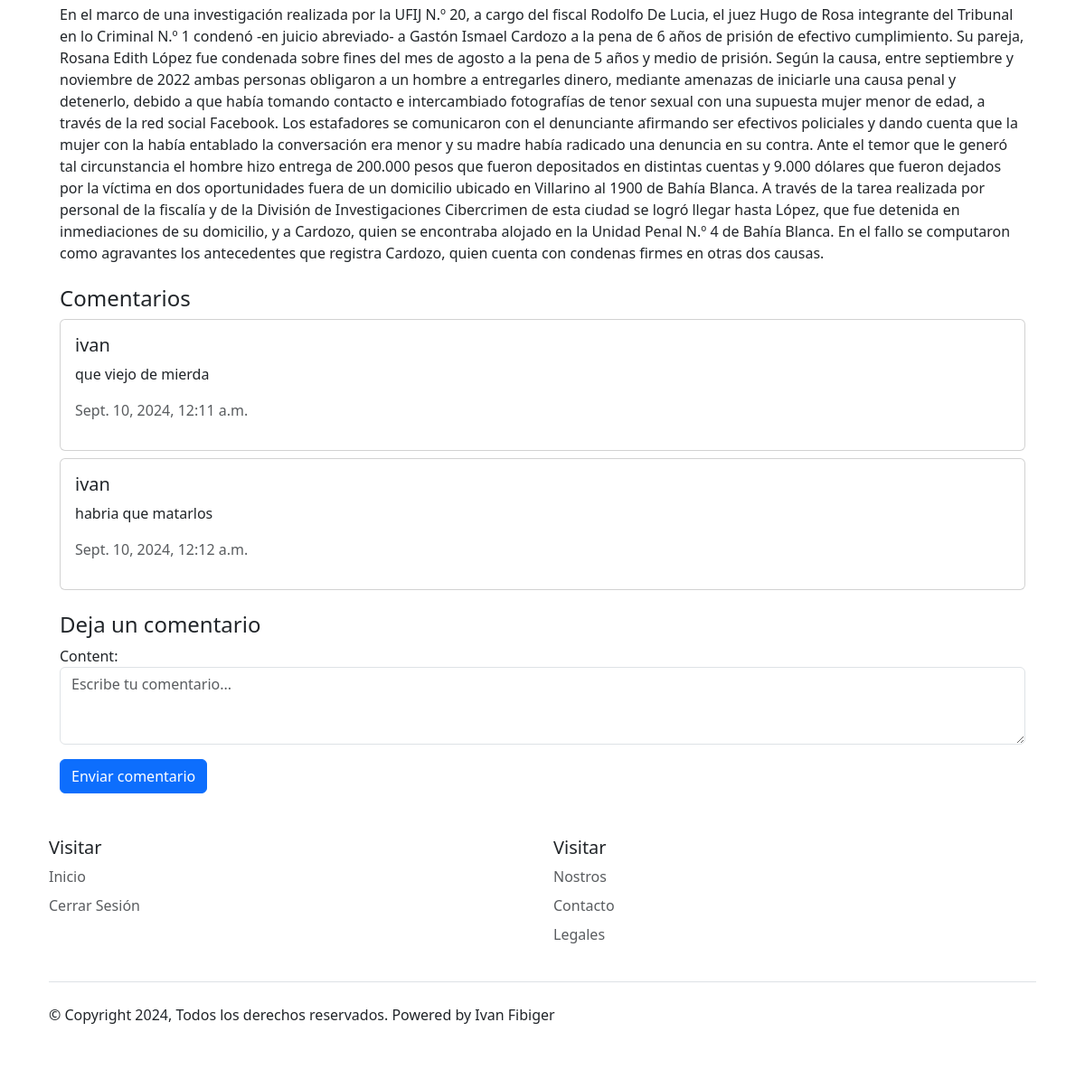
The app's page /article/1/ (signed in, lower part), older data.
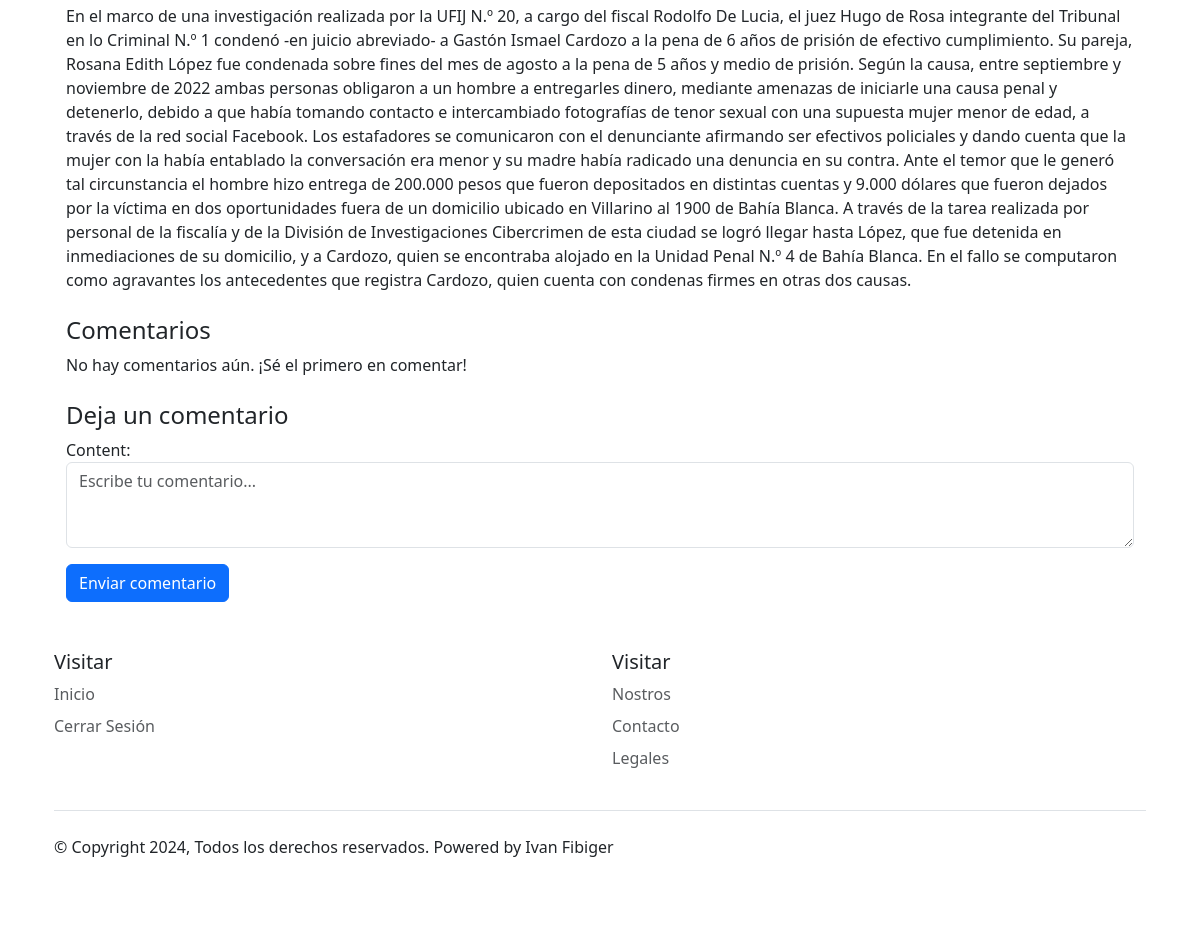
The same page, newer data.
### core/models.py (models this page shows, shortened)
class Article(models.Model):
    title = models.CharField(max_length=250)
    lead = models.TextField(null=True)
    body = models.TextField()
    media = models.FileField(upload_to='media/', null=True, blank=True)
    media_footer = models.CharField(max_length=250, blank=True)
    author = models.ForeignKey(User, on_delete=models.CASCADE, related_name='articles')
    category = models.ForeignKey(Category, on_delete=models.CASCADE)
    published_date = models.DateTimeField(auto_now_add=True)
    updated_date = models.DateTimeField(auto_now=True)
    is_featured = models.BooleanField(default=False)
    is_important = models.BooleanField(default=False)
    class Meta:
        ordering = ['-published_date']

class Comment(models.Model):
    article = models.ForeignKey(Article, on_delete=models.CASCADE, related_name='comments')
    user = models.ForeignKey(User, on_delete=models.CASCADE)
    content = models.TextField()
    created_date = models.DateTimeField(auto_now_add=True)

class User(AbstractUser):
    pass

### core/views.py (the view, shortened to what this page needs)
# urls.py: path('article/<int:pk>/', views.article_detail_view, name='article_detail'),
@login_required(login_url='iniciar_sesion')
def article_detail_view(request, pk):
    article = get_object_or_404(Article, pk=pk)
    comments = article.comments.all()
    form = CommentForm()
    context = {
        'article_detail': article,
        'comments': comments,
        'form': form,
    }
    return render(request, 'articulo.html', context)

### core/forms.py
class CommentForm(forms.ModelForm):
    class Meta:
        model = Comment
        fields = ['content']  # Solo necesitas el contenido del comentario
        widgets = {
            'content': forms.Textarea(attrs={'class': 'form-control', 'rows': 3, 'placeholder': 'Escribe tu comentario...'}),
        }

### core/models.py (called while the page is built)
    def __str__(self):
        return self.name

### core/templates/articulo.html (shortened to what this page needs)
{% extends 'base.html' %}
{% block content %}
  <div class="container-fluid">
    <main class="mt-4">
      <div class="container">
        <p class="mt-4">{{ article_detail.body }}</p>
        <div class="mt-4">
          <h4>Comentarios</h4>
          {% for comment in comments %}
            <div class="card mb-2">
              <div class="card-body">
                <h5 class="card-title">{{ comment.user.username }}</h5>
                <p class="card-text">{{ comment.content }}</p>
                <p class="text-muted">{{ comment.created_date }}</p>
              </div>
            </div>
          {% empty %}
            <p>No hay comentarios aún. ¡Sé el primero en comentar!</p>
          {% endfor %}
        </div>
        <div class="mt-4">
          <h4>Deja un comentario</h4>
          <form method="POST">
            {{ form.as_p }}
            <button type="submit" class="btn btn-primary">Enviar comentario</button>
          </form>
        </div>
      </div>
    </main>
  </div>
{% endblock %}

### core/templates/base.html (shortened to what this page needs)
{% load static %}
<!DOCTYPE html>
<html lang="es">
<head>
  <link href="https://cdn.jsdelivr.net/npm/bootstrap@5.3.2/dist/css/bootstrap.min.css" rel="stylesheet"
>
  <link rel="stylesheet" type="text/css"
    href="https://cdnjs.cloudflare.com/ajax/libs/slick-carousel/1.8.1/slick.min.css" />
  <link rel="stylesheet" type="text/css"
    href="https://cdnjs.cloudflare.com/ajax/libs/slick-carousel/1.8.1/slick-theme.min.css" />
    <link rel="stylesheet" href="{% static 'css/blog.css' %}">
</head>
<body>
  <div class="container">
    <main class="">
        {% block content %}
        {% endblock %}
        <div class="container">
          <footer class="py-5">
            <div class="row">
              <div class="col-6 col-md-6 mb-2">
                <h5>Visitar</h5>
                <ul class="nav flex-column">
                  <li class="nav-item mb-2"><a href="{% url 'index' %}" class="nav-link p-0 text-body-secondary">Inicio</a></li>
                  {% if not request.user.is_authenticated %}
                  <li class="nav-item mb-2"><a href="{% url 'iniciar_sesion' %}" class="nav-link p-0 text-body-secondary">Iniciar Sesión</a></li>
                  <li class="nav-item mb-2"><a href="{% url 'registrarse' %}" class="nav-link p-0 text-body-secondary">Registrarse</a></li>
                {% else %}
                  <li class="nav-item mb-2"><a href="{% url 'cerrar_sesion' %}" class="nav-link p-0 text-body-secondary">Cerrar Sesión</a></li>
                {% endif %}
                </ul>
              </div>
              <div class="col-6 col-md-6 mb-2">
                <h5>Visitar</h5>
                <ul class="nav flex-column">
                  <li class="nav-item mb-2"><a href="#" class="nav-link p-0 text-body-secondary">Nostros</a></li>
                  <li class="nav-item mb-2"><a href="#" class="nav-link p-0 text-body-secondary">Contacto</a></li>
                  <li class="nav-item mb-2"><a href="#" class="nav-link p-0 text-body-secondary">Legales</a></li>
                </ul>
              </div>
            </div>
            <div class="d-flex flex-column flex-sm-row justify-content-between py-4 my-4 border-top">
              <p>© Copyright 2024, Todos los derechos reservados. Powered by Ivan Fibiger</p>
              <ul class="list-unstyled d-flex">
                <li class="ms-3"><a class="link-body-emphasis" href="#"><svg class="bi" width="24" height="24">
                      <use xlink:href="#twitter"></use>
                    </svg></a></li>
                <li class="ms-3"><a class="link-body-emphasis" href="#"><svg class="bi" width="24" height="24">
                      <use xlink:href="#instagram"></use>
                    </svg></a></li>
                <li class="ms-3"><a class="link-body-emphasis" href="#"><svg class="bi" width="24" height="24">
                      <use xlink:href="#facebook"></use>
                    </svg></a></li>
              </ul>
            </div>
          </footer>
        </div>
      </div>
    </body>
    </html>

### static/css/blog.css (style rules this page uses)
.container { position: relative; }

Row changes from the older to the newer data that the page shows:
removed Comment: user.username "ivan", content "que viejo de mierda", created_date "Sept. 10, 2024, 12:11 a.m."
removed Comment: user.username "ivan", content "habria que matarlos", created_date "Sept. 10, 2024, 12:12 a.m."
Text that changed along with them:
text now shown: "No hay comentarios aún. ¡Sé el primero en comentar!"
